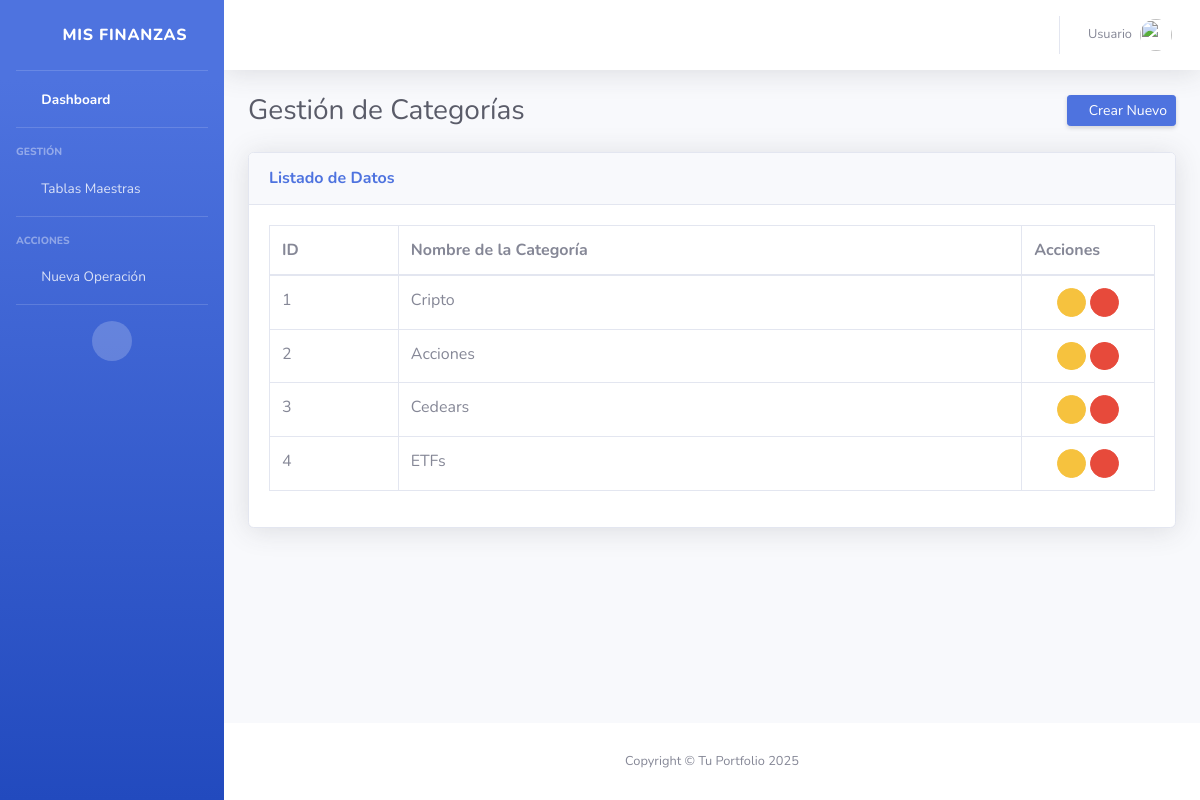
Before: /categorias/ with the older database file.
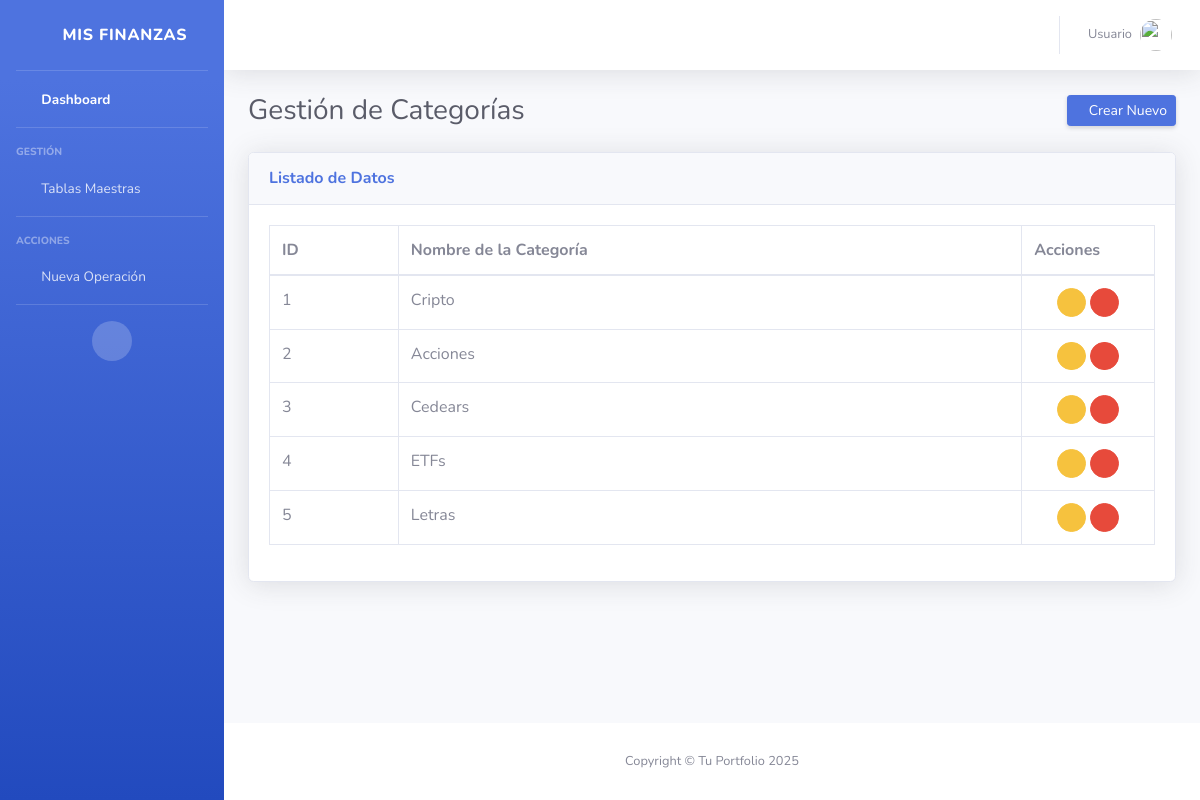
After: the same page with the newer database file.
### inversiones/models.py (models this page shows, shortened)
class Categoria(models.Model):
    nombre = models.CharField(max_length=50) # Ej: Cripto, Acciones

### inversiones/views.py (the view)
# urls.py: path('categorias/', CategoriaListView.as_view(), name='categoria_list'),
class CategoriaListView(ListView):
    model = Categoria
    template_name = 'inversiones/categoria_list.html'
    context_object_name = 'categorias'
    def get_context_data(self, **kwargs):
        context = super().get_context_data(**kwargs)
        context['titulo'] = "Gestión de Categorías"
        context['create_url'] = reverse_lazy('crear_categoria')
        return context

### inversiones/templates/inversiones/categoria_list.html
{% extends 'inversiones/base_list.html' %}
{% block columns %}
<tr>
    <th>ID</th>
    <th>Nombre de la Categoría</th>
    <th style="width: 15%;">Acciones</th>
</tr>
{% endblock %}
{% block rows %}
{% for cat in categorias %}
<tr>
    <td>{{ cat.id }}</td>
    <td>{{ cat.nombre }}</td>
    <td class="text-center">
        <a href="{% url 'editar_categoria' cat.pk %}" class="btn btn-warning btn-circle btn-sm" title="Editar">
            <i class="fas fa-pen"></i>
        </a>
        <a href="{% url 'eliminar_categoria' cat.pk %}" class="btn btn-danger btn-circle btn-sm" title="Eliminar">
            <i class="fas fa-trash"></i>
        </a>
    </td>
</tr>
{% endfor %}
{% endblock %}

Changed rows visible on the page:
added Categoria: id "5", nombre "Letras"
